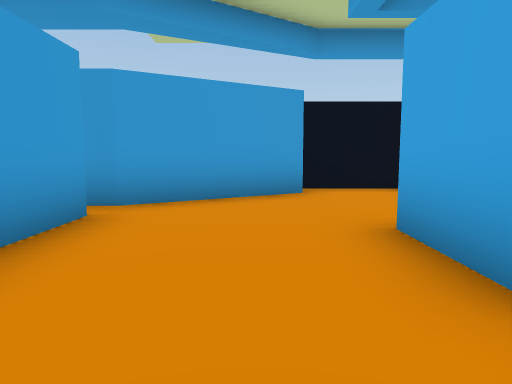
[1] (above)

18 first-person views from a walk through a scene from a Unity 3-D project. The camera is 1.4 m above the floor, tilts 6° down and sees 70° across. Doors are open. The floor is counted in squares, 2 m on a side. Each view is taken from the middle of a square. On the plan, view 1 faces up. The plan holds only what a view shows up to about 11 squares ahead; the rest is blank. The place goes on beyond the plan. Some surface patterns are stand-ins.

[2]
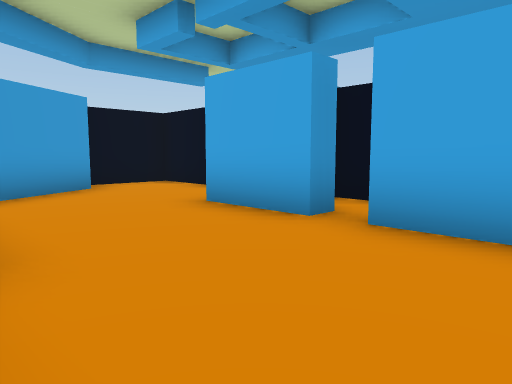

[3]
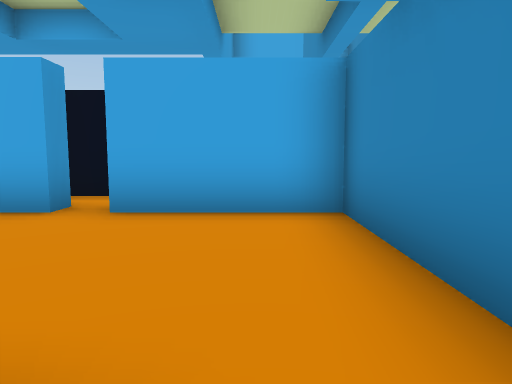

[4]
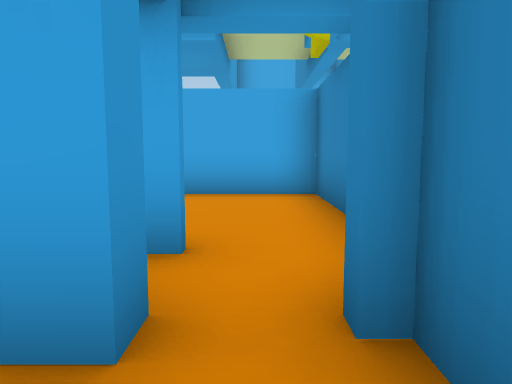

[5]
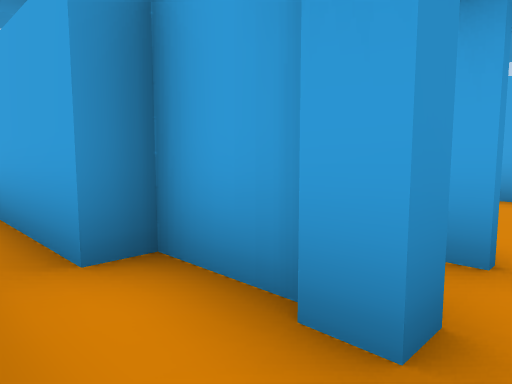

[6]
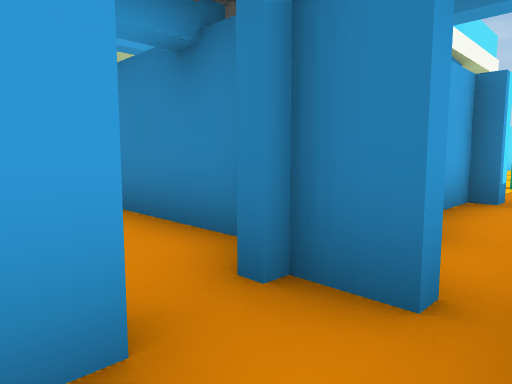

[7]
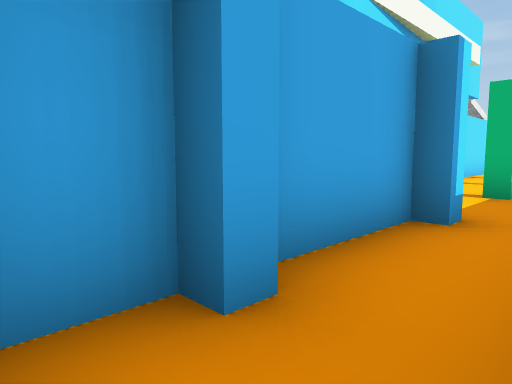

[8]
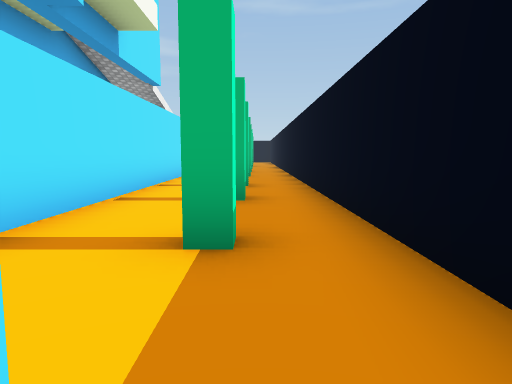

[9]
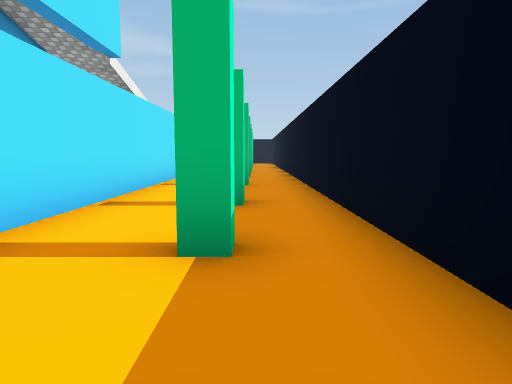

[10]
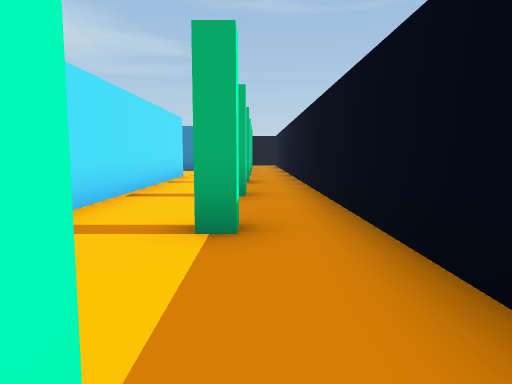

[11]
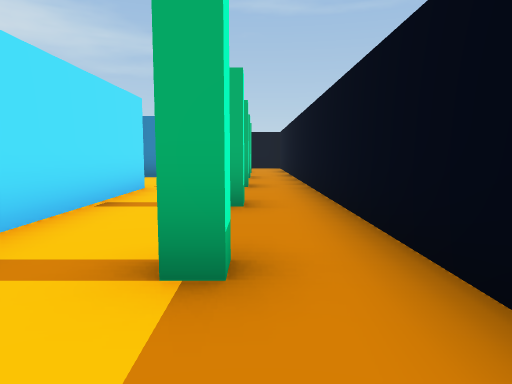

[12]
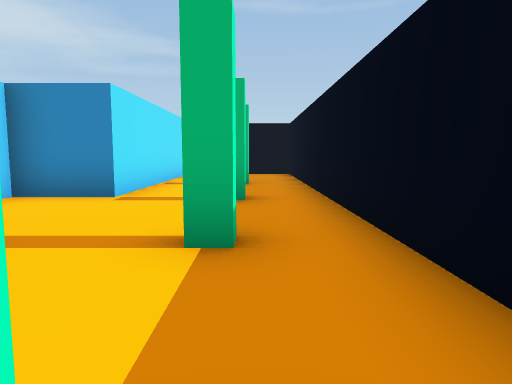

[13]
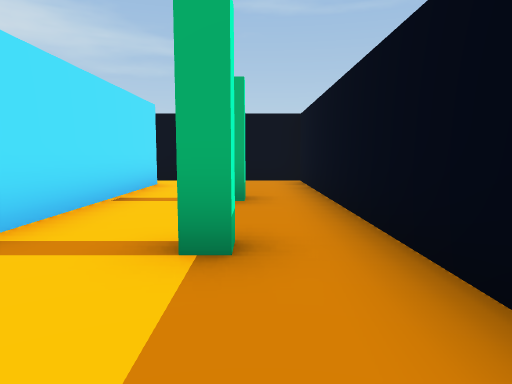

[14]
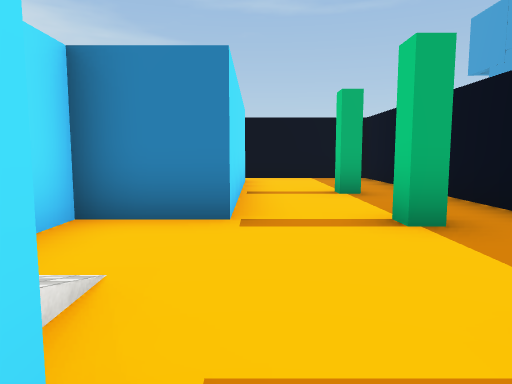

[15]
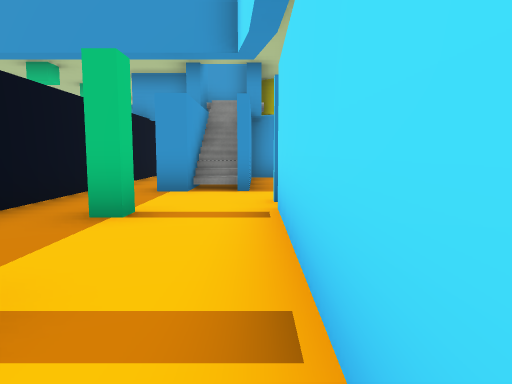

[16]
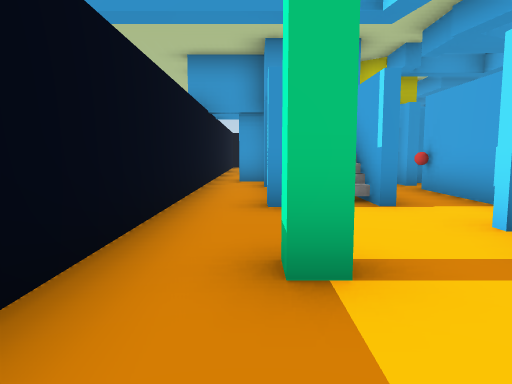

[17]
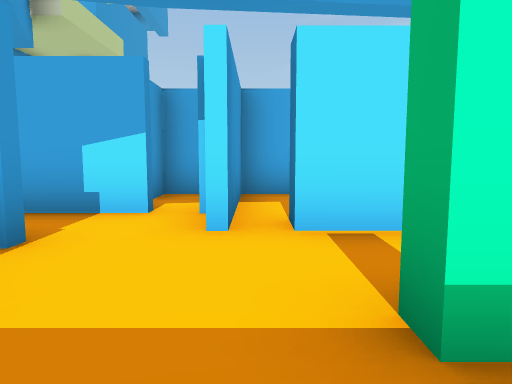

[18]
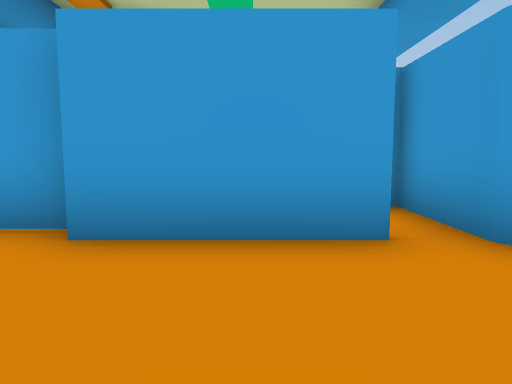

### Floor plan
Ten units are one square. View 1 is at (0, 0); x grows to the right and y downward. Boxes are objects, and circles mark ways between rooms. Rooms are numbered by the first view taken in them; rooms with no view inside come last. Other rooms are left out.
<svg viewBox="-57 -66 81 427">
<path fill="none" stroke="#000" d="M19 -13 13 -13 13 -34M-24 -12 -24 -6M-19 -41 -19 -14M-22 20 13 20 13 -8M1 -61 -19 -49M-52 0 -52 25M-37 0 -37 -13 -42 -13 -42 -36M-34 5 -38 5 -38 0M-45 16 -36 16M-38 204 -38 200 -34 200M-39 171 -34 171M-38 232 -38 228M-17 255 -17 84 -11 84M-38 261 -38 257 -34 257M-38 119 -38 114 -34 114M-38 289 -38 285 -35 285 -35 290M-38 90 -38 86 -35 86 -35 90 -38 90M-39 314 -35 314 -35 319M13 78 -18 78M-7 68 -7 50M-33 62 -38 62 -38 58 -35 58M-25 62 -25 42M13 71 13 64 5 64M-17 345 -17 289 -1 289 -1 281M-35 42 -35 36M-38 34 -38 30 -35 30M-35 33 -35 21M-52 25 -52 356 -14 356M-38 18 -45 18M-22 57 -35 57M-25 55 -35 55M-25 52 -35 52"/>
<circle cx="-25" cy="10" r="3" fill="#2a7"/>
<circle cx="-50" cy="30" r="3" fill="#2a7"/>
<text x="0" y="-10">1</text>
<text x="-50" y="-20">2</text>
<text x="-40" y="200">3</text>
</svg>
Room 1 opens to room 2. Room 2 opens to room 3.

Where each view was taken, in squares from view 1:
view 1: 0 up, 0 right, facing up
view 2: 1 down, 2 left, facing up-right
view 3: 1 down, 3 left, facing right
view 4: 1 down, 5 left, facing right
view 5: 1 down, 5 left, facing up-right
view 6: 0 up, 5 left, facing down-right
view 7: 2 down, 5 left, facing down-right
view 8: 6 down, 4 left, facing down
view 9: 9 down, 4 left, facing down
view 10: 14 down, 4 left, facing down
view 11: 18 down, 4 left, facing down
view 12: 23 down, 4 left, facing down
view 13: 26 down, 4 left, facing down
view 14: 25 down, 2 left, facing down
view 15: 13 down, 2 left, facing up
view 16: 11 down, 4 left, facing up
view 17: 8 down, 5 left, facing right
view 18: 3 up, 1 right, facing left
